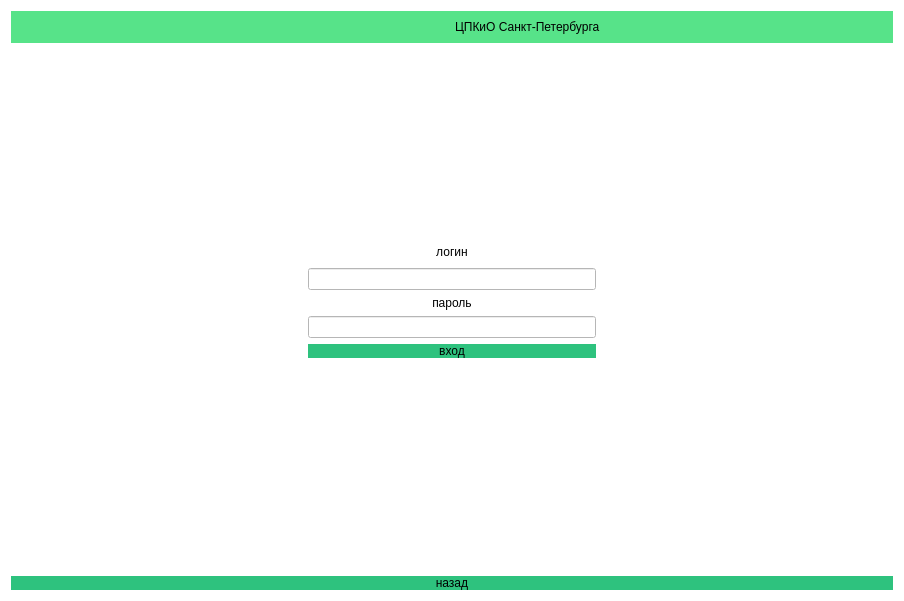
<?xml version="1.0" encoding="UTF-8"?>
<ui version="4.0">
 <class>Dialog</class>
 <widget class="QDialog" name="Dialog">
  <property name="geometry">
   <rect>
    <x>0</x>
    <y>0</y>
    <width>904</width>
    <height>601</height>
   </rect>
  </property>
  <property name="windowTitle">
   <string>Dialog</string>
  </property>
  <property name="styleSheet">
   <string notr="true">background-color: rgb(255, 255, 255);</string>
  </property>
  <layout class="QGridLayout" name="gridLayout_2">
   <item row="1" column="0">
    <widget class="QStackedWidget" name="stackedWidget">
     <property name="currentIndex">
      <number>0</number>
     </property>
     <widget class="QWidget" name="auth">
      <layout class="QGridLayout" name="gridLayout_3">
       <item row="2" column="1">
        <widget class="QLineEdit" name="login_edit"/>
       </item>
       <item row="6" column="1">
        <spacer name="verticalSpacer_2">
         <property name="orientation">
          <enum>Qt::Vertical</enum>
         </property>
         <property name="sizeHint" stdset="0">
          <size>
           <width>20</width>
           <height>40</height>
          </size>
         </property>
        </spacer>
       </item>
       <item row="7" column="1">
        <widget class="QLabel" name="error_field">
         <property name="text">
          <string/>
         </property>
        </widget>
       </item>
       <item row="5" column="1">
        <widget class="QPushButton" name="sign_in_button">
         <property name="styleSheet">
          <string notr="true">background-color: rgb(46, 194, 126);
border: 10px;</string>
         </property>
         <property name="text">
          <string>вход</string>
         </property>
        </widget>
       </item>
       <item row="1" column="0">
        <spacer name="horizontalSpacer">
         <property name="orientation">
          <enum>Qt::Horizontal</enum>
         </property>
         <property name="sizeHint" stdset="0">
          <size>
           <width>40</width>
           <height>20</height>
          </size>
         </property>
        </spacer>
       </item>
       <item row="3" column="1">
        <widget class="QLabel" name="password">
         <property name="text">
          <string>&lt;html&gt;&lt;head/&gt;&lt;body&gt;&lt;p align=&quot;center&quot;&gt;пароль&lt;/p&gt;&lt;/body&gt;&lt;/html&gt;</string>
         </property>
        </widget>
       </item>
       <item row="1" column="2">
        <spacer name="horizontalSpacer_2">
         <property name="orientation">
          <enum>Qt::Horizontal</enum>
         </property>
         <property name="sizeHint" stdset="0">
          <size>
           <width>40</width>
           <height>20</height>
          </size>
         </property>
        </spacer>
       </item>
       <item row="1" column="1">
        <widget class="QLabel" name="login">
         <property name="text">
          <string>&lt;html&gt;&lt;head/&gt;&lt;body&gt;&lt;p align=&quot;center&quot;&gt;логин&lt;/p&gt;&lt;/body&gt;&lt;/html&gt;</string>
         </property>
        </widget>
       </item>
       <item row="4" column="1">
        <widget class="QLineEdit" name="password_field"/>
       </item>
       <item row="0" column="1">
        <spacer name="verticalSpacer">
         <property name="orientation">
          <enum>Qt::Vertical</enum>
         </property>
         <property name="sizeHint" stdset="0">
          <size>
           <width>20</width>
           <height>40</height>
          </size>
         </property>
        </spacer>
       </item>
      </layout>
     </widget>
     <widget class="QWidget" name="elder">
      <widget class="QLabel" name="label_4">
       <property name="geometry">
        <rect>
         <x>420</x>
         <y>50</y>
         <width>66</width>
         <height>18</height>
        </rect>
       </property>
       <property name="text">
        <string>elder</string>
       </property>
      </widget>
     </widget>
     <widget class="QWidget" name="saler">
      <widget class="QLabel" name="label_3">
       <property name="geometry">
        <rect>
         <x>330</x>
         <y>90</y>
         <width>66</width>
         <height>18</height>
        </rect>
       </property>
       <property name="text">
        <string>saler</string>
       </property>
      </widget>
     </widget>
     <widget class="QWidget" name="admin">
      <widget class="QLabel" name="admin_2">
       <property name="geometry">
        <rect>
         <x>390</x>
         <y>30</y>
         <width>66</width>
         <height>18</height>
        </rect>
       </property>
       <property name="text">
        <string>admin</string>
       </property>
      </widget>
      <widget class="QPushButton" name="pushButton_2">
       <property name="geometry">
        <rect>
         <x>400</x>
         <y>170</y>
         <width>103</width>
         <height>36</height>
        </rect>
       </property>
       <property name="text">
        <string>PushButton</string>
       </property>
      </widget>
     </widget>
    </widget>
   </item>
   <item row="0" column="0">
    <widget class="QWidget" name="widget" native="true">
     <property name="styleSheet">
      <string notr="true">background-color: rgb(87, 227, 137);</string>
     </property>
     <layout class="QGridLayout" name="gridLayout">
      <item row="1" column="0">
       <widget class="QLabel" name="label">
        <property name="text">
         <string/>
        </property>
        <property name="pixmap">
         <pixmap>../media/logo.ico</pixmap>
        </property>
       </widget>
      </item>
      <item row="1" column="1">
       <widget class="QLabel" name="label_2">
        <property name="text">
         <string>ЦПКиО Санкт-Петербурга</string>
        </property>
       </widget>
      </item>
     </layout>
    </widget>
   </item>
   <item row="2" column="0">
    <widget class="QPushButton" name="sign_out_button">
     <property name="styleSheet">
      <string notr="true">background-color: rgb(46, 194, 126);
border: 10px;</string>
     </property>
     <property name="text">
      <string>назад</string>
     </property>
    </widget>
   </item>
  </layout>
 </widget>
 <resources/>
 <connections/>
</ui>
